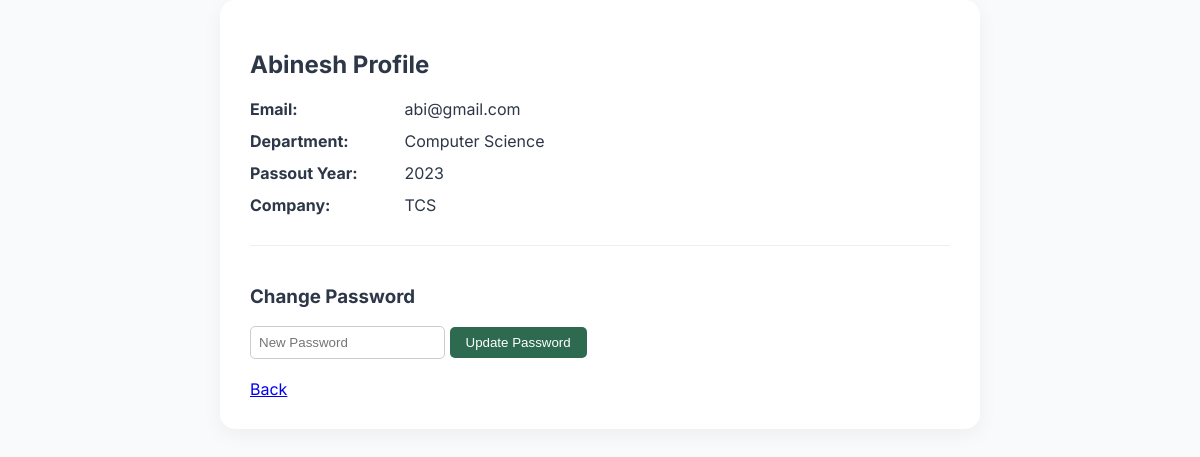
/alumni_app/admin/user/1/ (signed in), run on an earlier commit of the app's database.
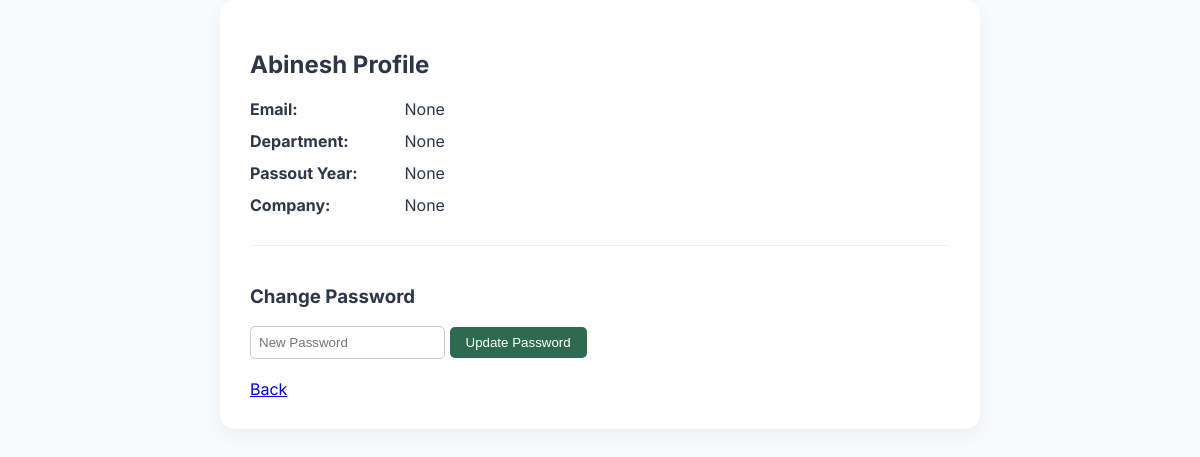
And on a later commit of the database.
### Alumni_app/models.py (models this page shows, shortened)
class Profile(models.Model):
    user = models.OneToOneField(User, on_delete=models.CASCADE)
    role = models.CharField(
        max_length=10,
        default='alumni',
        blank=True, null=True
    )
    profile_image = models.ImageField(upload_to='profiles/', blank=True, null=True)
    roll_no = models.CharField(max_length=20, blank=True, null=True)
    email = models.EmailField(max_length=254, blank=True, null=True)
    designation = models.CharField(max_length=150, blank=True, null=True)
    appointment_order = models.FileField(upload_to="appointment_orders/", blank=True, null=True)
    proof_id = models.FileField(upload_to="id", max_length=100, blank=True, null=True)
    company_id_image = models.FileField(upload_to="company_id/", max_length=100, blank=True, null=True)
    remarks = models.TextField(blank=True, null=True)
    department = models.CharField(max_length=100, blank=True, null=True)
    join_year = models.IntegerField(blank=True, null=True)
    passout_year = models.IntegerField(blank=True, null=True)
    address = models.TextField(blank=True, null=True)
    current_job = models.CharField(max_length=100, blank=True, null=True)
    company = models.CharField(max_length=100, blank=True, null=True)
    location = models.CharField(max_length=100, blank=True, null=True)
    phone = models.CharField(max_length=15, blank=True, null=True)
    alternate_phone = models.CharField(max_length=15, blank=True, null=True)
    linkedin_profile = models.URLField(blank=True, null=True)
    linked_in = models.URLField(max_length=200, blank=True, null=True)
    company_id = models.URLField(max_length=200, blank=True, null=True)
    google_scholar = models.URLField(max_length=200, blank=True, null=True)
    created_at = models.DateTimeField(auto_now=False, auto_now_add=True, null=True, blank=True)

### Alumni_app/views.py (the view)
@login_required
def admin_view_user(request, pk):
    user = get_object_or_404(User, pk=pk)
    if request.method == "POST":
        new_password = request.POST.get("password")
        if new_password:
            user.set_password(new_password)
            user.save()
            return redirect("admin_view_user", pk=user.id)
    return render(
        request,
        "admin_view_user.html",
        {
            "user": user,
            "profile": user.profile
        }
    )

### Alumni_app/templates/admin_view_user.html (shortened to what this page needs)
{% load static %}
<!doctype html>
<html>
	<head>
		<link rel="stylesheet" href="{% static 'admin_dashboard.css' %}" />
	</head>
	<body>
		<div class="profile-card">
			<h2>{{ user.username }} Profile</h2>
			<div class="row"><strong>Email:</strong> {{ profile.email }}</div>
			<div class="row"><strong>Department:</strong> {{ profile.department }}</div>
			<div class="row"><strong>Passout Year:</strong> {{ profile.passout_year }}</div>
			<div class="row"><strong>Company:</strong> {{ profile.company }}</div>
			<div class="password-box">
				<h3>Change Password</h3>
				<form method="POST">
					<input type="password" name="password" placeholder="New Password" required />
					<button type="submit">Update Password</button>
				</form>
			</div>
			<br />
			<a href="{% url 'admin_view_alumni' %}"> Back </a>
		</div>
	</body>
</html>

### Alumni_app/static/admin_dashboard.css (style rules this page uses)
:root { --primary-green: #2d6a4f; --primary-dark: #1b4332; --accent-mint: #eaf5f0; --white: #ffffff; --text-main: #2d3748; --text-muted: #718096; --bg-light: #f8fafb; --border-color: #e2e8f0; --card-shadow: 0 10px 25px rgba(0, 0, 0, 0.05); }
body { font-family: 'Inter', sans-serif; background-color: var(--bg-light); margin: 0; color: var(--text-main); }

### Alumni_app/templates/admin_view_user.html (style rules this page uses)
.profile-card { max-width: 700px; margin: auto; background: white; padding: 30px; border-radius: 15px; box-shadow: 0 6px 20px rgba(0, 0, 0, 0.05); }
.row { margin-bottom: 12px; }
.row strong { width: 150px; display: inline-block; }
.password-box { margin-top: 30px; padding-top: 20px; border-top: 1px solid #eee; }
input { padding: 8px; border: 1px solid #ccc; border-radius: 5px; }
button { background: #2d6a4f; color: white; border: none; padding: 8px 16px; border-radius: 5px; cursor: pointer; }

What changed in the data, as far as the page shows it:
changed Profile: email "abi@gmail.com" → "None"; department "Computer Science" → "None"; passout_year "2023" → "None"; company "TCS" → "None"
